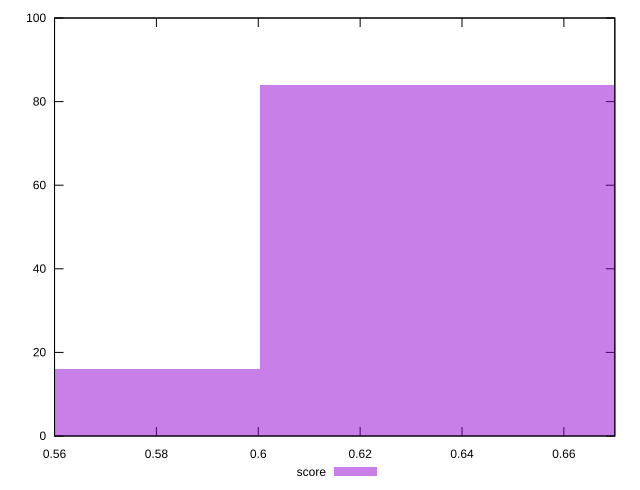

Source code (gnuplot):
reset

$score <<EOF
0.5603861220638865 16
0.6404412823587274 84
EOF

set key outside below
set boxwidth 0.08005516029484093
set xrange [0.56:0.67]
set yrange [0:100]
set trange [0:100]
set style fill transparent solid 0.5 noborder
set terminal svg size 640, 490 enhanced background rgb 'white'
set output "report_00018_2021-02-10T15-25-16.877Z/uses-webp-images/samples/pages+cached+noadtech/score/histogram.svg"

plot $score title "score" with boxes

reset
